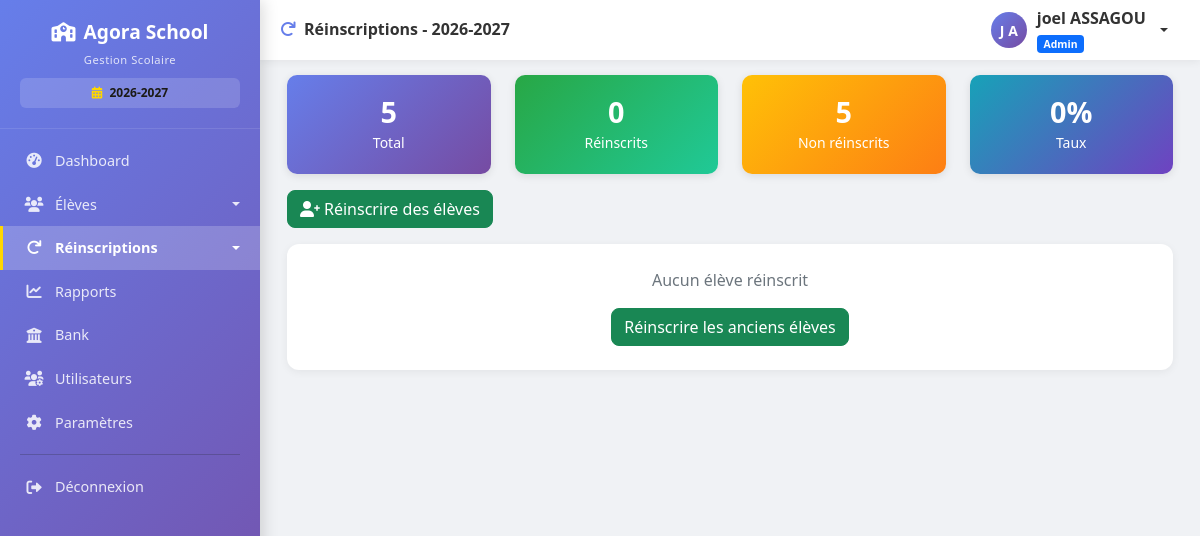
Page /reinscriptions (signed in) on the committed database.
### models.py (models this page shows, shortened)
class Parametre(db.Model):
    __tablename__ = 'parametres'
    id = db.Column(db.Integer, primary_key=True)
    cle = db.Column(db.String(100), unique=True, nullable=False)
    valeur = db.Column(db.String(500))
    description = db.Column(db.String(200))
    date_modification = db.Column(db.DateTime, default=datetime.utcnow, onupdate=datetime.utcnow)

class User(UserMixin, db.Model):
    __tablename__ = 'users'
    id = db.Column(db.Integer, primary_key=True)
    username = db.Column(db.String(80), unique=True, nullable=False, index=True)
    password_hash = db.Column(db.String(200), nullable=False)
    nom = db.Column(db.String(100), nullable=False)
    prenom = db.Column(db.String(100), nullable=False)
    role = db.Column(db.String(20), default='user')  # admin, comptable, user
    actif = db.Column(db.Boolean, default=True)
    created_at = db.Column(db.DateTime, default=datetime.utcnow)
    last_login = db.Column(db.DateTime, nullable=True)
    @property
    def nom_complet(self):
        return f"{self.prenom} {self.nom}"

### routes.py (the view)
@app.route('/reinscriptions')
@login_required
def liste_reinscriptions():
    if current_user.role not in ['admin', 'comptable']:
        flash('Accès non autorisé', 'danger')
        return redirect(url_for('liste_eleves'))
    annee_active = get_annee_active()
    eleves_reinscrits = Eleve.query.filter_by(reinscrit=True, annee_scolaire=annee_active)\
                                    .order_by(Eleve.date_reinscription.desc()).all()
    total = Eleve.query.filter_by(actif=True).count()
    reinscrits = len(eleves_reinscrits)
    non_reinscrits = total - reinscrits
    return render_template('reinscriptions/liste.html',
                         eleves_reinscrits=eleves_reinscrits,
                         annee_active=annee_active,
                         annees=get_annees_scolaires(),
                         total=total,
                         reinscrits=reinscrits,
                         non_reinscrits=non_reinscrits)

### app.py (called while the page is built)
@app.after_request
def close_db_connection(response):
    try:
        db.session.close()
    except:
        pass
    return response

### routes.py (called while the page is built)
@login_manager.user_loader
def load_user(user_id):
    return User.query.get(int(user_id))

def get_parametre(cle, default=None):
    param = Parametre.query.filter_by(cle=cle).first()
    return param.valeur if param else default

def get_annees_scolaires():
    annees_str = get_parametre('annees_scolaires', '2024-2025,2025-2026,2026-2027')
    return [a.strip() for a in annees_str.split(',') if a.strip()]

def get_annee_active():
    return get_parametre('annee_scolaire_active', '2025-2026')

@app.context_processor
def injecter_parametres_ecole():
    try:
        from models import Parametre
        params = Parametre.query.all()
        parametres = {p.cle: p.valeur for p in params}
    except:
        parametres = {}
    defaults = {
        'nom_ecole': 'GS LAUREADES',
        'adresse_ecole': 'Adresse de l\'école',
        'telephone_ecole': '',
        'email_notification': '',
        'devise': 'FCFA',
        'annee_scolaire': '2024-2025'
    }
    for key, value in defaults.items():
        if key not in parametres or not parametres[key]:
            parametres[key] = value
    return dict(parametres_ecole=parametres)

### templates/reinscriptions/liste.html (shortened to what this page needs)
{% extends "base.html" %}
{% block page_title %}
<i class="fas fa-redo me-2" style="color: #667eea;"></i>Réinscriptions - {{ annee_active }}
{% endblock %}
{% block content %}
<div class="container-fluid">
    <div class="row mb-3">
        <div class="col-md-3">
            <div class="stat-card" style="background: linear-gradient(135deg, #667eea, #764ba2);">
                <h3>{{ total }}</h3><small>Total</small>
            </div>
        </div>
        <div class="col-md-3">
            <div class="stat-card" style="background: linear-gradient(135deg, #28a745, #20c997);">
                <h3>{{ reinscrits }}</h3><small>Réinscrits</small>
            </div>
        </div>
        <div class="col-md-3">
            <div class="stat-card" style="background: linear-gradient(135deg, #ffc107, #fd7e14);">
                <h3>{{ non_reinscrits }}</h3><small>Non réinscrits</small>
            </div>
        </div>
        <div class="col-md-3">
            <div class="stat-card" style="background: linear-gradient(135deg, #17a2b8, #6f42c1);">
                <h3>{{ "{:.0f}".format((reinscrits / total * 100) if total > 0 else 0) }}%</h3><small>Taux</small>
            </div>
        </div>
    </div>
    <div class="mb-3">
        <a href="{{ url_for('reinscrire_anciens') }}" class="btn btn-success">
            <i class="fas fa-user-plus me-1"></i>Réinscrire des élèves
        </a>
    </div>
    <div class="card">
        <div class="card-body p-0">
            {% if eleves_reinscrits|length > 0 %}
            <div class="table-responsive">
                <table class="table table-hover mb-0" id="reinscriptionsTable">
                    <thead style="background: linear-gradient(135deg, #667eea 0%, #764ba2 100%); color: white;">
                        <tr>
                            <th>Matricule</th>
                            <th>Élève</th>
                            <th>Classe</th>
                            <th>Date réinscription</th>
                            <th>Par</th>
                            <th class="text-center">Actions</th>
                        </tr>
                    </thead>
                    <tbody>
                        {% for eleve in eleves_reinscrits %}
                        <tr id="reinsRow{{ eleve.id }}">
                            <td><code>{{ eleve.matricule }}</code></td>
                            <td><strong>{{ eleve.nom_complet }}</strong></td>
                            <td><span class="badge bg-primary">{{ eleve.classe }}</span></td>
                            <td>{{ eleve.date_reinscription.strftime('%d/%m/%Y %H:%M') if eleve.date_reinscription else '-' }}</td>
                            <td>{{ eleve.reinscrit_par or '-' }}</td>
                            <td class="text-center">
                                <button class="btn btn-warning btn-sm"
                                        onclick="reverserReinscription({{ eleve.id }}, '{{ eleve.nom_complet }}')"
                                        title="Annuler la réinscription">
                                    <i class="fas fa-undo me-1"></i>Reverser
                                </button>
                            </td>
                        </tr>
                        {% endfor %}
                    </tbody>
                </table>
            </div>
            {% else %}
            <div class="text-center py-4">
                <p class="text-muted">Aucun élève réinscrit</p>
                <a href="{{ url_for('reinscrire_anciens') }}" class="btn btn-success">
                    Réinscrire les anciens élèves
                </a>
            </div>
            {% endif %}
        </div>
    </div>
</div>
{% endblock %}

### templates/base.html (shortened to what this page needs)
<!DOCTYPE html>
<html lang="fr">
<head>
    <link href="https://cdn.jsdelivr.net/npm/bootstrap@5.1.3/dist/css/bootstrap.min.css" rel="stylesheet">
    <link rel="stylesheet" href="https://cdnjs.cloudflare.com/ajax/libs/font-awesome/6.0.0/css/all.min.css">
    <link href="https://cdn.datatables.net/1.11.5/css/dataTables.bootstrap5.min.css" rel="stylesheet">
</head>
<body>
    <div class="app-layout">
        {% if current_user.is_authenticated %}
        <aside class="sidebar" id="sidebar">
            <div class="sidebar-logo">
                <h4><i class="fas fa-school me-2"></i>Agora School</h4>
                <small>Gestion Scolaire</small>
                {% set annee_active = parametres_ecole.get('annee_scolaire_active', '2025-2026') if parametres_ecole else '2025-2026' %}
                <div style="margin-top: 8px; padding: 6px 10px; background: rgba(255,255,255,0.15); border-radius: 6px; font-size: 0.75rem;">
                    <i class="fas fa-calendar-alt me-1" style="color: #ffd700;"></i>
                    <strong style="color: #1b1a16;">{{ annee_active }}</strong>
                </div>
            </div>
            <nav class="sidebar-nav">
                {% if current_user.role == 'admin' %}
                <a class="nav-link {% if request.endpoint == 'dashboard' %}active{% endif %}"
                   href="{{ url_for('dashboard') }}">
                    <i class="fas fa-tachometer-alt"></i> Dashboard
                </a>
                {% endif %}
                <div class="eleves-dropdown">
                    <a class="nav-link dropdown-toggle {% if request.endpoint == 'liste_eleves' %}active{% endif %}"
                       href="#" onclick="toggleSidebarDropdown(event, this)">
                        <i class="fas fa-users"></i> Élèves
                    </a>
                </div>
                {% if current_user.role in ['admin', 'comptable'] %}
                <div class="eleves-dropdown">
                    <a class="nav-link dropdown-toggle {% if request.endpoint in ['liste_reinscriptions', 'reinscrire_anciens'] %}active{% endif %}"
                       href="#" onclick="toggleSidebarDropdown(event, this)">
                        <i class="fas fa-redo"></i> Réinscriptions
                    </a>
                </div>
                {% endif %}
                {% if current_user.role in ['admin', 'comptable'] %}
                <a class="nav-link {% if request.endpoint == 'rapports' %}active{% endif %}"
                   href="{{ url_for('rapports') }}">
                    <i class="fas fa-chart-line"></i> Rapports
                </a>
                <a class="nav-link {% if request.endpoint == 'bank' %}active{% endif %}"
                   href="{{ url_for('bank') }}">
                    <i class="fas fa-university"></i> Bank
                </a>
                {% endif %}
                {% if current_user.role == 'admin' %}
                <a class="nav-link {% if request.endpoint == 'liste_utilisateurs' %}active{% endif %}"
                   href="{{ url_for('liste_utilisateurs') }}">
                    <i class="fas fa-users-cog"></i> Utilisateurs
                </a>
                <a class="nav-link {% if request.endpoint == 'parametres' %}active{% endif %}"
                   href="{{ url_for('parametres') }}">
                    <i class="fas fa-cog"></i> Paramètres
                </a>
                {% endif %}
                <hr>
                <a class="nav-link" href="{{ url_for('logout') }}">
                    <i class="fas fa-sign-out-alt"></i> Déconnexion
                </a>
            </nav>
        </aside>
        {% endif %}
        <main class="main-area">
            {% if current_user.is_authenticated %}
            <header class="topbar">
                <div class="d-flex align-items-center gap-2">
                    <h5>{% block page_title %}Gestion utilisateur{% endblock %}</h5>
                </div>
                <div class="dropdown">
                    <a href="#" class="user-dropdown dropdown-toggle" data-bs-toggle="dropdown" aria-label="Menu utilisateur">
                        <div class="user-avatar">
                            {{ current_user.prenom[0]|upper if current_user.prenom else current_user.username[0]|upper }}
                            {{ current_user.nom[0]|upper if current_user.nom else '' }}
                        </div>
                        <div class="d-none d-md-block text-start">
                            <strong>{{ current_user.nom_complet or current_user.username }}</strong>
                            <div>
                                <span class="badge bg-{{ 'primary' if current_user.role == 'admin' else 'warning' if current_user.role == 'comptable' else 'info' }}"
                                      style="font-size:0.65rem;">
                                    {{ current_user.role|capitalize }}
                                </span>
                            </div>
                        </div>
                    </a>
                </div>
            </header>
            {% endif %}
            <div class="page-content" id="pageContent">
                {% block content %}{% endblock %}
            </div>
        </main>
    </div>
</body>
</html>

### templates/base.html (style rules this page uses)
:root { --primary-gradient: linear-gradient(135deg, #667eea 0%, #764ba2 100%); --sidebar-width: 260px; --topbar-height: 60px; --safe-area-bottom: env(safe-area-inset-bottom, 20px); }
* { margin: 0; padding: 0; box-sizing: border-box; }
html, body { height: 100%; width: 100%; font-family: 'Segoe UI', Tahoma, Geneva, Verdana, sans-serif; background: #f0f2f5; }
body { overflow: hidden; }
.app-layout { display: flex; height: 100vh; height: 100dvh; width: 100%; }
.sidebar { width: var(--sidebar-width); min-width: var(--sidebar-width); height: 100vh; height: 100dvh; background: var(--primary-gradient); position: fixed; top: 0; left: 0; z-index: 1030; display: flex; flex-direction: column; box-shadow: 3px 0 15px rgba(0,0,0,0.15); transition: transform 0.3s ease; }
.sidebar-logo { padding: 20px; text-align: center; border-bottom: 1px solid rgba(255,255,255,0.1); flex-shrink: 0; }
.sidebar-logo h4 { font-size: 1.2rem; margin-bottom: 3px; color: white; font-weight: 700; }
.sidebar-logo small { font-size: 0.7rem; opacity: 0.8; color: white; letter-spacing: 0.5px; }
.sidebar-nav { flex: 1; overflow-y: auto; overflow-x: hidden; padding: 10px 0; -webkit-overflow-scrolling: touch; }
.sidebar .nav-link { color: rgba(255,255,255,0.85); padding: 11px 20px; font-size: 0.9rem; border-left: 3px solid transparent; transition: all 0.2s; display: flex; align-items: center; white-space: nowrap; text-decoration: none; cursor: pointer; }
.sidebar .nav-link.active { background: rgba(255,255,255,0.2); color: white; border-left-color: #ffd700; font-weight: 600; }
.sidebar .nav-link i { width: 22px; margin-right: 10px; text-align: center; font-size: 0.95rem; }
.eleves-dropdown { position: relative; }
.eleves-dropdown .dropdown-toggle::after { margin-left: auto; transition: transform 0.3s ease; }
.sidebar hr { margin: 10px 20px; border-color: rgba(255,255,255,0.15); }
.main-area { flex: 1; margin-left: var(--sidebar-width); height: 100vh; height: 100dvh; display: flex; flex-direction: column; overflow: hidden; background: #f0f2f5; }
.topbar { height: var(--topbar-height); min-height: var(--topbar-height); background: white; display: flex; align-items: center; justify-content: space-between; padding: 0 20px; box-shadow: 0 2px 8px rgba(0,0,0,0.06); z-index: 1020; flex-shrink: 0; }
.topbar h5 { margin: 0; font-weight: 600; color: #333; font-size: 1rem; }
.user-dropdown { display: flex; align-items: center; gap: 10px; padding: 6px 12px; border-radius: 8px; cursor: pointer; text-decoration: none; color: #333; transition: background 0.2s; }
.user-avatar { width: 36px; height: 36px; background: var(--primary-gradient); border-radius: 50%; display: flex; align-items: center; justify-content: center; color: white; font-weight: 700; font-size: 14px; flex-shrink: 0; }
.page-content { flex: 1; overflow-y: auto; overflow-x: hidden; padding: 15px; -webkit-overflow-scrolling: touch; padding-bottom: calc(15px + var(--safe-area-bottom)); }
.card { border-radius: 12px; border: none; box-shadow: 0 2px 8px rgba(0,0,0,0.06); margin-bottom: 15px; }
.btn { border-radius: 8px; transition: all 0.2s; }

### templates/reinscriptions/liste.html (style rules this page uses)
.stat-card { border-radius: 10px; padding: 20px; color: white; text-align: center; box-shadow: 0 2px 8px rgba(0,0,0,0.1); }
.stat-card h3 { margin: 0; font-size: 1.8rem; font-weight: 700; }

### rows in the picture
Parametre: valeur "2026-2027"
User: prenom "J", nom "A", prenom+nom "joel ASSAGOU", role "Admin"

### other values in the picture
{{ total }} "5"
{{ reinscrits }} "0"
{{ non_reinscrits }} "5"
{{ "{:.0f}".format((reinscrits / total * 100) if total > 0 else 0) }} "0"
